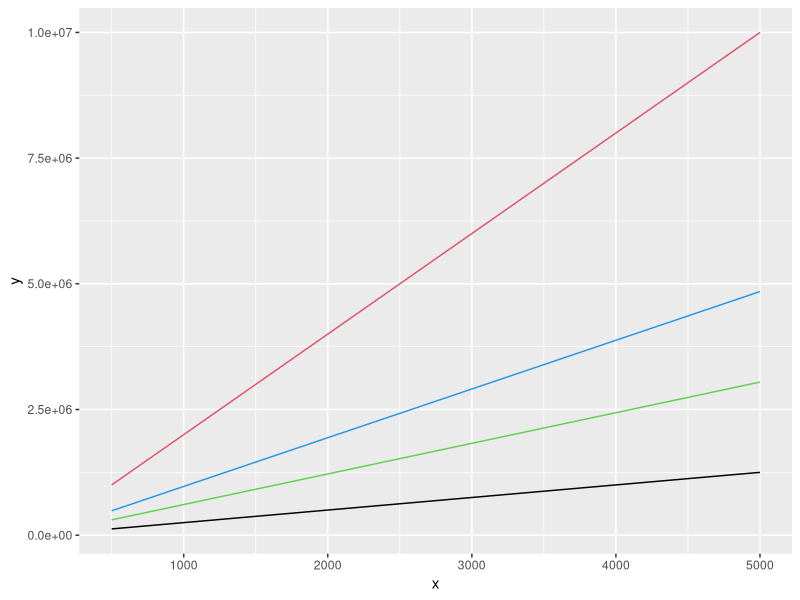
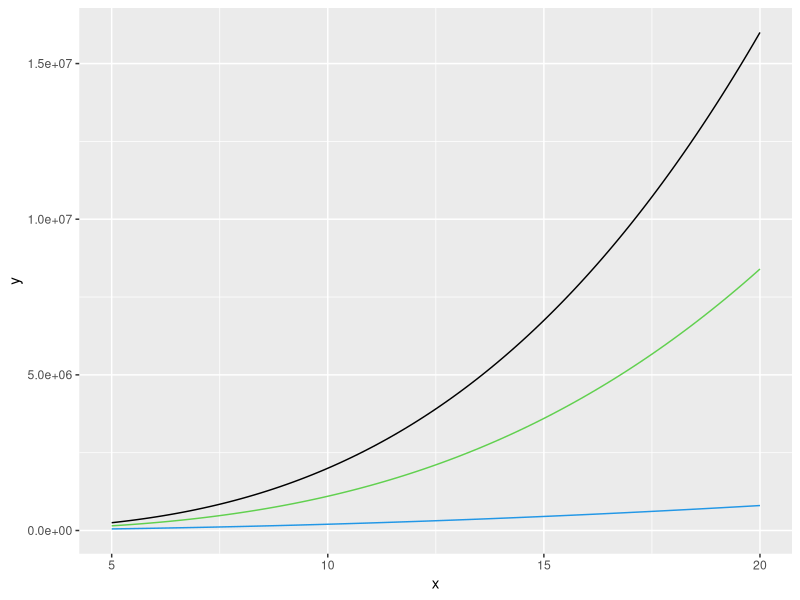
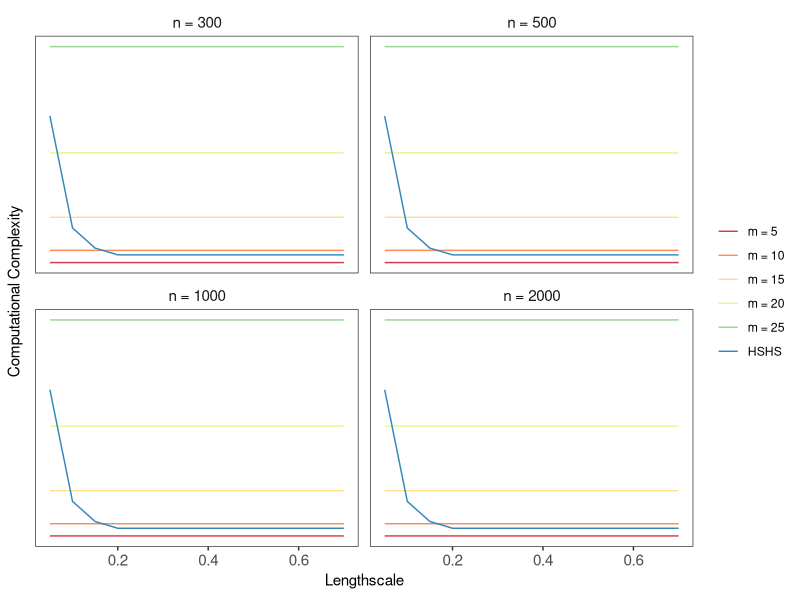
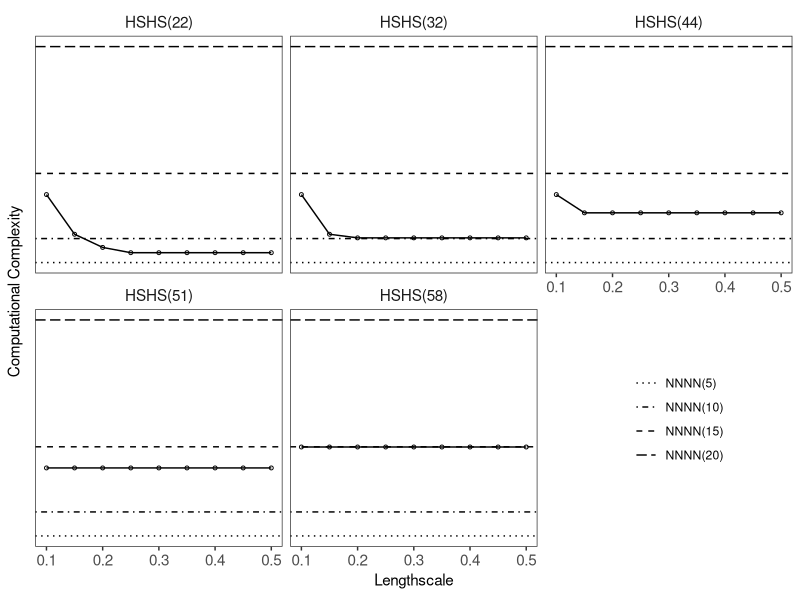

Write R code to recreate these figures, in order.
rm(list =ls())
library(tidyverse)
## Computational Complexity
FullComputationalComplexity <- function(n) {
  2*n^3
}

NNNNComputationalComplexity <- function(n,m) {
  2*n*m^3
}

NNHSComputationalComplexity <- function(n,m,m1,m2) {
  n*m^3 + (n+1)*(m1*m2)
}

HSHSComputationalComplexity <- function(n,m1,m2) {
  2*(n+1)*(m1*m2) + n
}

set.seed(1492)
ggplot(data.frame(x = seq(500,5000,l=10)), aes(x = x)) +
  geom_function(fun = NNNNComputationalComplexity, args = list(m = 5), col = 1) +
  geom_function(fun = NNNNComputationalComplexity, args = list(m = 10), col = 2) +
  geom_function(fun = NNHSComputationalComplexity, args = list(m = 5, m1 = 22, m2 = 22), col = 3) +
  geom_function(fun = HSHSComputationalComplexity, args = list(m1 = 22, m2 = 22), col = 4) 



ggplot(data.frame(x = seq(5,20,5)), aes(x = x)) +
  geom_function(fun = function(m,n) { 2*n*m^3}, 
                args = list(n = 1000), col = 1) +
  geom_function(fun = function(m,n) {n*m^3 + (n+1)*(m*m)}, 
                args = list(n = 1000), col = 3) +
  geom_function(fun = function(m,n) {2*(n+1)*(m*m) + n}, 
                args = list(n = 1000), col = 4)


NNNNComputationalComplexity(n = 50, m = 15) / HSHSComputationalComplexity(n = 50, m1 = 42, m2 = 42)

vector_lscale <- seq(0.05,0.7,l=14); vector_lscale
vector_c <- round(pmax(4.5*vector_lscale,1.5),2); vector_c
vector_m <- pmax(round(3.42*vector_c/vector_lscale,0),26); vector_m
library(tidyverse)
setup <- data.frame(lscale = vector_lscale, c = vector_c, m = vector_m)
xtable::xtable(setup)

setup <- setup %>%
  mutate(`m = 5_300` = NNNNComputationalComplexity(n = 300, m = 5)) %>%
  mutate(`m = 10_300` = NNNNComputationalComplexity(n = 300, m = 10)) %>%
  mutate(`m = 15_300` = NNNNComputationalComplexity(n = 300, m = 15)) %>%
  mutate(`m = 20_300` = NNNNComputationalComplexity(n = 300, m = 20)) %>%
  mutate(`m = 25_300` = NNNNComputationalComplexity(n = 300, m = 25)) %>%
  mutate(`HSHS_300` = HSHSComputationalComplexity(n = 300, m1 = m, m2 = m))

setup <- setup %>%
  mutate(`m = 5_500` = NNNNComputationalComplexity(n = 500, m = 5)) %>%
  mutate(`m = 10_500` = NNNNComputationalComplexity(n = 500, m = 10)) %>%
  mutate(`m = 15_500` = NNNNComputationalComplexity(n = 500, m = 15)) %>%
  mutate(`m = 20_500` = NNNNComputationalComplexity(n = 500, m = 20)) %>%
  mutate(`m = 25_500` = NNNNComputationalComplexity(n = 500, m = 25)) %>%
  mutate(`HSHS_500` = HSHSComputationalComplexity(n = 500, m1 = m, m2 = m))

setup <- setup %>%
  mutate(`m = 5_1000` = NNNNComputationalComplexity(n = 1000, m = 5)) %>%
  mutate(`m = 10_1000` = NNNNComputationalComplexity(n = 1000, m = 10)) %>%
  mutate(`m = 15_1000` = NNNNComputationalComplexity(n = 1000, m = 15)) %>%
  mutate(`m = 20_1000` = NNNNComputationalComplexity(n = 1000, m = 20)) %>%
  mutate(`m = 25_1000` = NNNNComputationalComplexity(n = 1000, m = 25)) %>%
  mutate(`HSHS_1000` = HSHSComputationalComplexity(n = 1000, m1 = m, m2 = m))

setup <- setup %>%
  mutate(`m = 5_2000` = NNNNComputationalComplexity(n = 2000, m = 5)) %>%
  mutate(`m = 10_2000` = NNNNComputationalComplexity(n = 2000, m = 10)) %>%
  mutate(`m = 15_2000` = NNNNComputationalComplexity(n = 2000, m = 15)) %>%
  mutate(`m = 20_2000` = NNNNComputationalComplexity(n = 2000, m = 20)) %>%
  mutate(`m = 25_2000` = NNNNComputationalComplexity(n = 2000, m = 25)) %>%
  mutate(`HSHS_2000` = HSHSComputationalComplexity(n = 2000, m1 = m, m2 = m))

setup <- setup %>% gather(Key,Value,-lscale,-c,-m)
setup <- setup %>% separate(Key, into = c("Method","n"), sep = "_")
table(setup$Method)

setup %>%
  mutate(n = recode(n, `300`=0, `500`=1, `1000`=2, `2000` =3)) %>%
  mutate(n = factor(n, labels = c("n = 300","n = 500","n = 1000","n = 2000"))) %>%
  mutate(Method = recode(Method, `m = 5`=1, `m = 10`=2, `m = 15` =3, `m = 20` = 4, `m = 25` = 5, `HSHS` = 6)) %>%
  mutate(Method = factor(Method, labels = c("m = 5","m = 10","m = 15", "m = 20", "m = 25", "HSHS"))) %>%
  ggplot(aes(x = lscale, y = Value)) + 
  geom_path(aes(col = Method), linewidth = 0.5, alpha = 2) +
  scale_colour_brewer(palette = "Spectral") +
  facet_wrap(~n, ncol = 2, scales = "free_y") +
  theme_bw() +
  xlab(bquote(Lengthscale)) +
  ylab(bquote(Computational~Complexity)) +
  theme(strip.background = element_blank(),
        strip.text = element_text(size = 11),
        panel.grid = element_blank(),
        legend.title = element_blank(),
        legend.position = "right",
        axis.text.y = element_blank(),
        axis.text.x = element_text(size = 11),
        axis.ticks.y = element_blank())
ggsave(filename = "Computational_Complexity_Plots.png", height = 6, width = 10)


##
vector_lscale <- seq(0.1,0.5,l=9); vector_lscale
vector_c <- round(pmax(4.5*vector_lscale,1.5),2); vector_c
round(3.42*vector_c/vector_lscale,0)
vector_m1 <- pmax(round(3.42*vector_c/vector_lscale,0),22); vector_m1
vector_m2 <- pmax(round(3.42*vector_c/vector_lscale,0),32); vector_m2
vector_m3 <- pmax(round(3.42*vector_c/vector_lscale,0),44); vector_m3
vector_m4 <- pmax(round(3.42*vector_c/vector_lscale,0),51); vector_m4
vector_m5 <- pmax(round(3.42*vector_c/vector_lscale,0),58); vector_m5
library(tidyverse)
setup <- data.frame(lscale = vector_lscale, c = vector_c, m1 = vector_m1, m2 = vector_m2, m3 = vector_m3, m4 = vector_m4, m5 = vector_m5)

xtable::xtable(setup)

setup <- setup %>%
  mutate(`HSHS(22)` = HSHSComputationalComplexity(n = 1000, m1 = m1, m2 = m1)) %>%
  mutate(`HSHS(32)` = HSHSComputationalComplexity(n = 1000, m1 = m2, m2 = m2)) %>%
  mutate(`HSHS(44)` = HSHSComputationalComplexity(n = 1000, m1 = m3, m2 = m3)) %>%
  mutate(`HSHS(51)` = HSHSComputationalComplexity(n = 1000, m1 = m4, m2 = m4)) %>%
  mutate(`HSHS(58)` = HSHSComputationalComplexity(n = 1000, m1 = m5, m2 = m5))

setup
setup <- setup %>% select(-c,-m1,-m2,-m3,-m4,-m5) %>% gather(Method,Value,-lscale)

table(setup$Method)

setup %>%
  mutate(Method = recode(Method, `HSHS(22)` = 1, `HSHS(32)` = 2, `HSHS(44)` = 3, `HSHS(51)` = 4, `HSHS(58)` = 5)) %>%
  mutate(Method = factor(Method, labels = c("HSHS(22)", "HSHS(32)","HSHS(44)","HSHS(51)","HSHS(58)"))) %>%
  ggplot(aes(x = lscale, y = Value)) + 
  geom_path(linewidth = 0.5, linetype = "solid") +
  geom_point(size = 1, shape = 1) +
  facet_wrap(~Method, ncol = 3) +
  scale_colour_brewer(palette = "Spectral") +
  geom_hline(aes(yintercept = NNNNComputationalComplexity(n = 1000, m = 5), linetype = "1")) +
  geom_hline(aes(yintercept = NNNNComputationalComplexity(n = 1000, m = 10), linetype = "2")) +
  geom_hline(aes(yintercept = NNNNComputationalComplexity(n = 1000, m = 15), linetype = "3")) +
  geom_hline(aes(yintercept = NNNNComputationalComplexity(n = 1000, m = 20), linetype = "4")) +
  scale_linetype_manual(values=c("dotted","dotdash","dashed","longdash"),
                        labels = c("NNNN(5)","NNNN(10)","NNNN(15)","NNNN(20)")) +
  theme_bw() +
  xlab(bquote(Lengthscale)) +
  ylab(bquote(Computational~Complexity)) +
  theme(strip.background = element_blank(),
        strip.text = element_text(size = 11),
        panel.grid = element_blank(),
        legend.title = element_blank(),
        legend.position = c(0.85,0.25),
        axis.text.y = element_blank(),
        axis.text.x = element_text(size = 11),
        axis.ticks.y = element_blank())
ggsave(filename = "Computational_Complexity_Plots.png", height = 5, width = 10)
